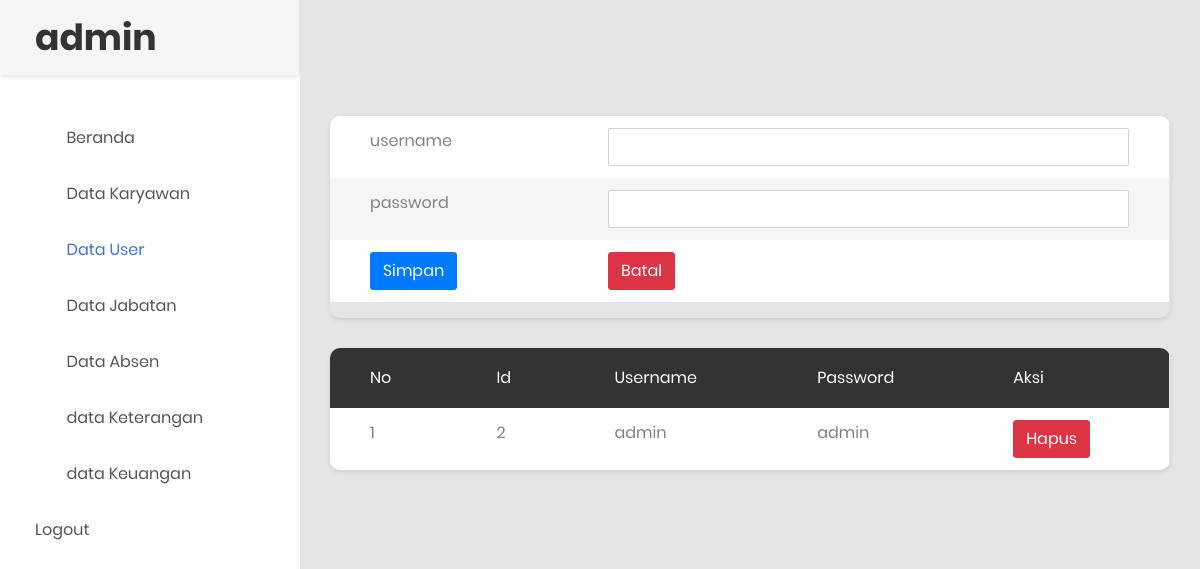
Screenshot of /datauser.php (signed in) with the database file from the repository.
### tables this page shows
CREATE TABLE `tb_daftar` (
  `id` int(11) NOT NULL,
  `username` varchar(255) NOT NULL,
  `password` varchar(255) NOT NULL
);

### datauser.php (the view, shortened to what this page needs)
<!DOCTYPE html>
<html lang="en">
<head>
     <link rel="stylesheet" href="https://maxcdn.bootstrapcdn.com/bootstrap/4.5.2/css/bootstrap.min.css">
    <link rel="stylesheet" type="text/css" href="css/bootstrap.css" media="all">
    <link href="css/font-face.css" rel="stylesheet" media="all">
    <link href="vendor/font-awesome-4.7/css/font-awesome.min.css" rel="stylesheet" media="all">
    <link href="vendor/font-awesome-5/css/fontawesome-all.min.css" rel="stylesheet" media="all">
    <link href="vendor/mdi-font/css/material-design-iconic-font.min.css" rel="stylesheet" media="all">
    <link href="vendor/bootstrap-4.1/bootstrap.min.css" rel="stylesheet" media="all">
    <link href="vendor/animsition/animsition.min.css" rel="stylesheet" media="all">
    <link href="vendor/bootstrap-progressbar/bootstrap-progressbar-3.3.4.min.css" rel="stylesheet" media="all">
    <link href="vendor/wow/animate.css" rel="stylesheet" media="all">
    <link href="vendor/css-hamburgers/hamburgers.min.css" rel="stylesheet" media="all">
    <link href="vendor/slick/slick.css" rel="stylesheet" media="all">
    <link href="vendor/select2/select2.min.css" rel="stylesheet" media="all">
    <link href="vendor/perfect-scrollbar/perfect-scrollbar.css" rel="stylesheet" media="all">
    <link href="css/theme.css" rel="stylesheet" media="all">
</head>
<body class="animsition">
    <div class="page-wrapper">
        <aside class="menu-sidebar d-none d-lg-block">
            <div class="logo">
                <a href="#">
                    <h1>admin</h1>
                </a>
            </div>
            <div class="menu-sidebar__content js-scrollbar1">
                <nav class="navbar-sidebar">
                    <ul class="list-unstyled navbar__list">
                        <li>
                            <a class="js-arrow" href="admin2.php">
                                <i class="fas fa-tachometer-alt"></i>Beranda</a>
                        </li>
                        <li>
                            <a href="datakaryawan.php">
                                <i class="fas fa-chart-bar"></i>Data Karyawan</a>
                        </li>
                        <li  class="active has-sub">
                            <a href="datause.php">
                                <i class="fas fa-table"></i>Data User</a>
                        </li>
                        <li>
                            <a href="datajabatan.php">
                                <i class="far fa-check-square"></i>Data Jabatan</a>
                        </li>
                        <li>
                            <a href="data_absen.php">
                                <i class="fas fa-calendar-alt"></i>Data Absen</a>
                        </li>
                        <li>
                            <a href="data_keterangan.php">
                                <i class="fas fa-table"></i>data Keterangan
                            </a>
                        </li>
                        <li>
                            <a href="data_keuangan.php">
                                <i class="fas fa-chart-bar"></i>data Keuangan
                            </a>
                        </li>
                        <li>
                            <a href="logout.php">Logout</a>
                        </li>
                    </ul>
                </nav>
            </div>
        </aside>
        <div class="page-container">
            <div class="main-content">
                <div class="section__content section__content--p30">
                    <div class="container-fluid">
                        <div class="row">
                           <div class="table-responsive table--no-card m-b-30">
                            <form action="admin_save.php" method="post">
                                <div class="form-group">
                                <table class="table table-borderless table-striped table-earning" >
                                        <tbody>
                                            <tr>
                                                <td>username</td>
                                                <td>
                                                <input type="text" class="form-control" name="username" autocomplete="off">
                                            </td>
                                            </tr>
                                            <tr>
                                                <td>password</td>
                                                <td>
                                                <input type="text" class="form-control" name="password" autocomplete="off">
                                            </td>
                                            </tr>
                                            <tr>
                                                <td><button type="submit" name="simpan" class="btn btn-primary">Simpan</button></td>
                                                <td><input type="reset" name="" value="Batal" class="btn btn-danger"></td>
                                            </tr>
                                      </tbody>
                                    </table>
                                        </div>
                            </form>
                                </div>
                        </div>
                        <div class="row">
                                <div class="table-responsive table--no-card m-b-30">
                                    <table class="table table-borderless table-striped table-earning">
                                        <thead>
                                            <tr>
                                                <th>No</th>
                                                <th>id</th>
                                                <th>username</th>
                                                <th>password</th>
                                                <th>aksi</th>
                                            </tr>
                                        </thead>
                                        <?php
                                            include 'koneksi.php';
                                            $sql = "SELECT * FROM tb_daftar";
                                            $query = mysqli_query($koneksi, $sql);
                                            $no = 1;
                                            while ($row = mysqli_fetch_array($query)) {
                                         ?>
                                        <tbody>
                                            <tr>
                                                <td><?php echo $no ?></td>
                                                <td><?php echo $row['id']; ?></td>
                                                <td><?php echo $row['username']; ?></td>
                                                <td><?php echo $row['password']; ?></td>
                                                <td> <a href="admin/admin_hapus.php?id=<?php echo $row['id']; ?>"><button class="btn btn-danger" onclick="return confirm('yakin ingin dihapus?');">Hapus</button></a></td>
                                            </tr>
                                           <?php
                                           $no++;
                                       }
                                            ?>
                                        </tbody>
                                    </table>
                                </div>
                            </div>
                </div>
            </div>
        </div>
    </div>
</body>
</html>

### rows the page displays
tb_daftar: id "2", username "admin", password "admin"
